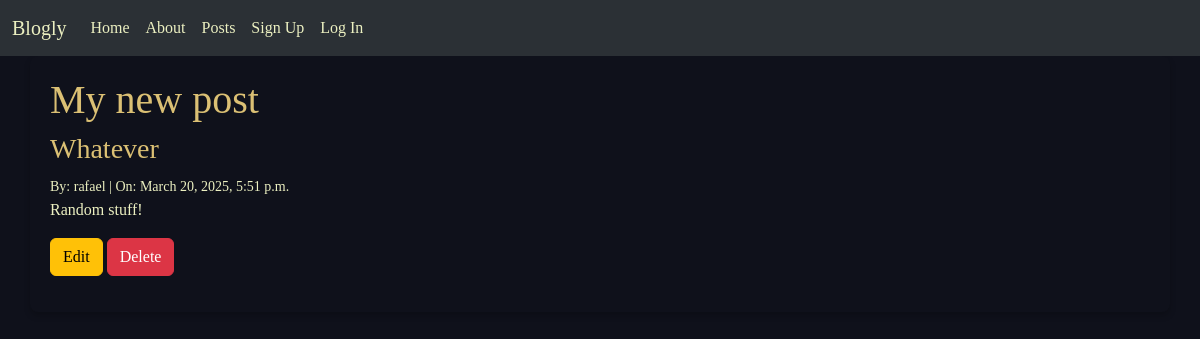
The app's page /posts/4/ with its own data.
### posts/models.py (models this page shows, shortened)
class Post(models.Model):
    title = models.CharField(max_length=128)
    subtitle = models.CharField(max_length=256)
    body = models.TextField()
    author = models.ForeignKey(
        get_user_model(),
        on_delete=models.CASCADE
    )
    status = models.ForeignKey(
        Status,
        on_delete=models.CASCADE
    )
    created_on = models.DateTimeField(auto_now_add=True)

### posts/views.py (the view)
# urls.py: path("<int:pk>/", views.PostDetailView.as_view(), name="detail"),
class PostDetailView(UserPassesTestMixin, DetailView):
    template_name = "posts/detail.html"
    model = Post
    def test_func(self):
        post = self.get_object()
        if post.status.name == "published":
            return True
        elif post.status.name == "draft" and post.author == self.request.user:
            return True
        elif post.status.name == "archived" and self.request.user.is_authenticated:
            return True
        else:
            return False

### templates/posts/detail.html (shortened to what this page needs)
{% extends 'base.html' %}
{% block content %}
<h1>{{ post.title }}</h1>
<h3>{{ post.subtitle }}</h3>
<small>By: {{ post.author }} | On: {{ post.created_on }}</small>
<p>{{ post.body }}</p>
<p>
    <a href="{% url 'edit' post.id %}" class="btn btn-warning">Edit</a>
    <a href="{% url 'delete' post.id %}" class="btn btn-danger">Delete</a>
</p>
{% endblock content %}

### static/css/base.css (style rules this page uses)
:root { --spaceduck-background: #0f111b; --spaceduck-foreground: #ecf0c1; --spaceduck-cyan: #5fb3b3; --spaceduck-green: #a7c080; --spaceduck-yellow: #dbc074; --spaceduck-orange: #e39b7b; --spaceduck-pink: #d699b6; --spaceduck-purple: #2e3459; --spaceduck-red: #e68183; }
body { background-color: var(--spaceduck-background); color: var(--spaceduck-foreground); font-family: "DM Serif Text", seir; font-weight: 400; font-style: normal; }
h1, h2, h3, h4, h5, h6 { color: var(--spaceduck-yellow); }
a { color: var(--spaceduck-pink); text-decoration: none; }

### records on screen
Post: title "My new post", subtitle "Whatever", author "rafael", created_on "March 20, 2025, 5:51 p.m.", body "Random stuff!"
